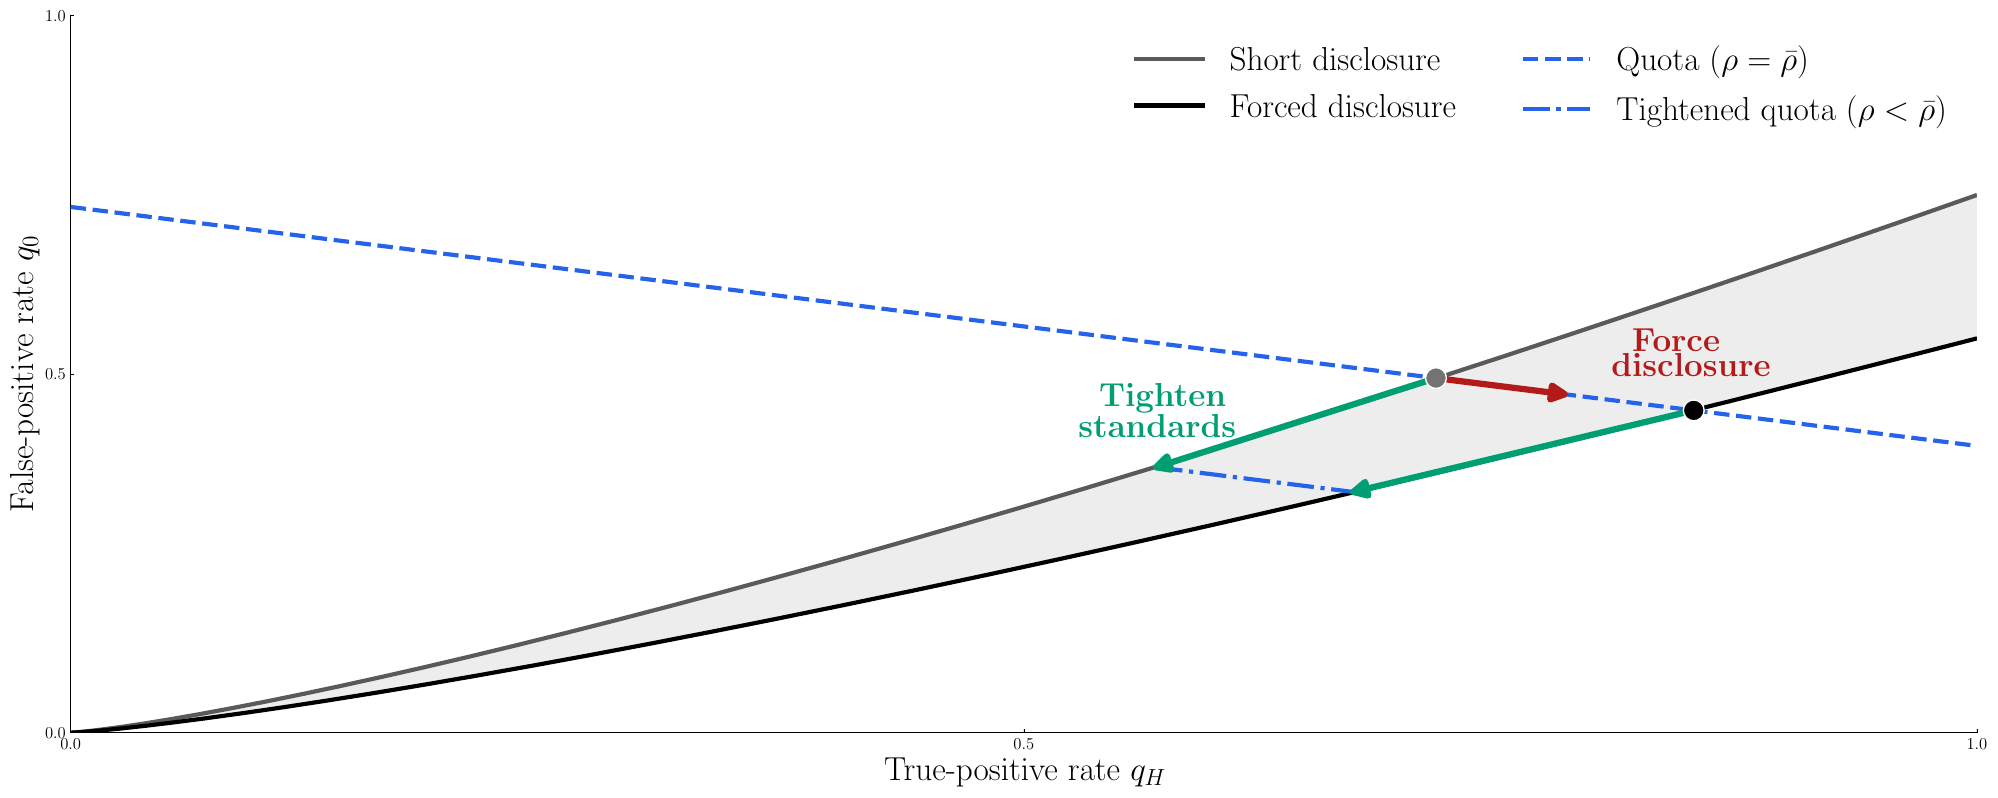

Write Julia code to recreate this figure.
using Plots, LaTeXStrings
import PyPlot

pyplot()
PyPlot.rc("text", usetex=true)
PyPlot.rc("font", family="serif")
PyPlot.matplotlib.rcParams["mathtext.fontset"] = "cm"

# Generate data
q_h = range(0.0, 1.0, length=600)
short = clamp.(0.75 .* (q_h .^ 1.25), 0.0, 1.0)
forced = clamp.(0.55 .* (q_h .^ 1.25), 0.0, 1.0)

# Quota line parameters
pi_val = 0.25
rho_bar = 0.55
q0_iso = (rho_bar .- pi_val .* q_h) ./ (1.0 - pi_val)

# Mask for valid quota line range
mask = (q0_iso .>= 0.0) .& (q0_iso .<= 1.0)
q_h_masked = collect(q_h)[mask]
q0_iso_masked = q0_iso[mask]
short_masked = short[mask]
forced_masked = forced[mask]

# Colors
tighten_color = colorant"#009E73"
disclose_color = colorant"#B31B1B"
quota_color = colorant"#2563eb"

# Find intersection points
idx_short = argmin(abs.(short_masked .- q0_iso_masked))
idx_forced = argmin(abs.(forced_masked .- q0_iso_masked))

qh_short = q_h_masked[idx_short]
q0_short = q0_iso_masked[idx_short]
qh_forced = q_h_masked[idx_forced]
q0_forced = q0_iso_masked[idx_forced]

# Tightened quota line (parallel to original, with lower rho)
rho_tight = 0.42  # Lower than rho_bar to shift line left
q0_tight = (rho_tight .- pi_val .* q_h) ./ (1.0 - pi_val)

# Mask for valid tightened quota line range
mask_tight = (q0_tight .>= 0.0) .& (q0_tight .<= 1.0)
q_h_tight = collect(q_h)[mask_tight]
q0_tight_masked = q0_tight[mask_tight]
short_tight = short[mask_tight]
forced_tight = forced[mask_tight]

# Find intersection points for tightened quota line
idx_short_tight = argmin(abs.(short_tight .- q0_tight_masked))
idx_forced_tight = argmin(abs.(forced_tight .- q0_tight_masked))

qh_short_tight = q_h_tight[idx_short_tight]
q0_short_tight = q0_tight_masked[idx_short_tight]
qh_forced_tight = q_h_tight[idx_forced_tight]
q0_forced_tight = q0_tight_masked[idx_forced_tight]

# Arrow endpoints: from original quota intersections to tightened quota intersections
x0, y0 = qh_short, q0_short
x1, y1 = qh_short_tight, q0_short_tight

x0b, y0b = qh_forced, q0_forced
x1b, y1b = qh_forced_tight, q0_forced_tight

# Create figure with fill between curves (no label for fill)
fig = plot(collect(q_h), short,
    fillrange = forced,
    fillcolor = colorant"#ededed",
    linecolor = nothing,
    label = false,
    size = (1980, 780),
    dpi = 300,
    xlabel = L"True-positive rate $q_H$",
    ylabel = L"False-positive rate $q_0$",
    xlims = (0.0, 1.0),
    ylims = (0.0, 1.0),
    xticks = [0.0, 0.5, 1.0],
    yticks = [0.0, 0.5, 1.0],
    legend = false,
    tickfontsize = 12,
    guidefontsize = 24,
    grid = false,
)

# Plot short disclosure line separately (for legend to show line, not box)
plot!(fig, collect(q_h), short,
    color = colorant"#5a5a5a",
    linewidth = 3,
    label = "Short disclosure")

# Plot forced disclosure curve
plot!(fig, collect(q_h), forced,
    color = :black,
    linewidth = 3,
    label = "Forced disclosure")

# Plot quota line (dashed)
plot!(fig, q_h_masked, q0_iso_masked,
    color = quota_color,
    linewidth = 3,
    linestyle = :dash,
    label = L"Quota ($\rho=\bar\rho$)")

# Plot tightened quota line segment (parallel to original quota line)
plot!(fig, [qh_short_tight, qh_forced_tight], [q0_short_tight, q0_forced_tight],
    color = quota_color,
    linewidth = 3,
    linestyle = :dashdot,
    label = L"Tightened quota ($\rho<\bar\rho$)")

# Draw arrows using quiver
# "Force disclosure" arrow (red) - half length
quiver!(fig, [qh_short], [q0_short],
    quiver = ([0.5 * (qh_forced - qh_short)], [0.5 * (q0_forced - q0_short)]),
    color = disclose_color,
    linewidth = 4.5,
    arrow = arrow(:closed, :head, 1, 1))

# "Tighten standards" arrows (green)
quiver!(fig, [x0], [y0],
    quiver = ([x1 - x0], [y1 - y0]),
    color = tighten_color,
    linewidth = 4.5,
    arrow = arrow(:closed, :head, 1, 1))

quiver!(fig, [x0b], [y0b],
    quiver = ([x1b - x0b], [y1b - y0b]),
    color = tighten_color,
    linewidth = 4.5,
    arrow = arrow(:closed, :head, 1, 1))

# Add text annotations
# Position "Force disclosure"
annotate!(fig, 0.85, 0.53, text(L"\textbf{Force}\\\textbf{disclosure}", 24, disclose_color, :center))
# Position "Tighten standards"
annotate!(fig, 0.57, 0.45, text(L"\textbf{Tighten}\\\textbf{standards}", 24, tighten_color, :center))

# Plot markers at intersection points
scatter!(fig, [qh_short], [q0_short],
    color = colorant"#737373",
    markersize = 15,
    markerstrokewidth = 1,
    markerstrokecolor = :white,
    label = false)

scatter!(fig, [qh_forced], [q0_forced],
    color = :black,
    markersize = 15,
    markerstrokewidth = 1,
    markerstrokecolor = :white,
    label = false)

# Render the Plots.jl figure to PyPlot
display(fig)

# Now access the PyPlot figure and axes
pyfig = PyPlot.gcf()
ax = PyPlot.gca()

# Remove top and right spines
ax.spines["top"].set_visible(false)
ax.spines["right"].set_visible(false)

# Create legend handles manually since Plots.jl legend=false doesn't register them
using PyPlot: matplotlib
line_short = matplotlib.lines.Line2D([0], [0], color="#5a5a5a", linewidth=3, label="Short disclosure")
line_forced = matplotlib.lines.Line2D([0], [0], color="black", linewidth=3, label="Forced disclosure")
line_quota = matplotlib.lines.Line2D([0], [0], color="#2563eb", linewidth=3, linestyle="--", label=L"Quota ($\rho=\bar\rho$)")
line_tight = matplotlib.lines.Line2D([0], [0], color="#2563eb", linewidth=3, linestyle="-.", label=L"Tightened quota ($\rho<\bar\rho$)")

handles = [line_short, line_forced, line_quota, line_tight]

# Position legend at top right of plot area (right-justified, not running over)
ax.legend(handles=handles, loc="upper right", bbox_to_anchor=(1.0, 1.0),
          ncol=2, fontsize=24, frameon=false)

# Save figures
pyfig.savefig("non-empirical-figures/frontier_schematic.pdf", bbox_inches="tight", facecolor="white")

# Save in overleaf folder
pyfig.savefig("../overleaf/tex/v8_figures/frontier_schematic.pdf", bbox_inches="tight", transparent=true)